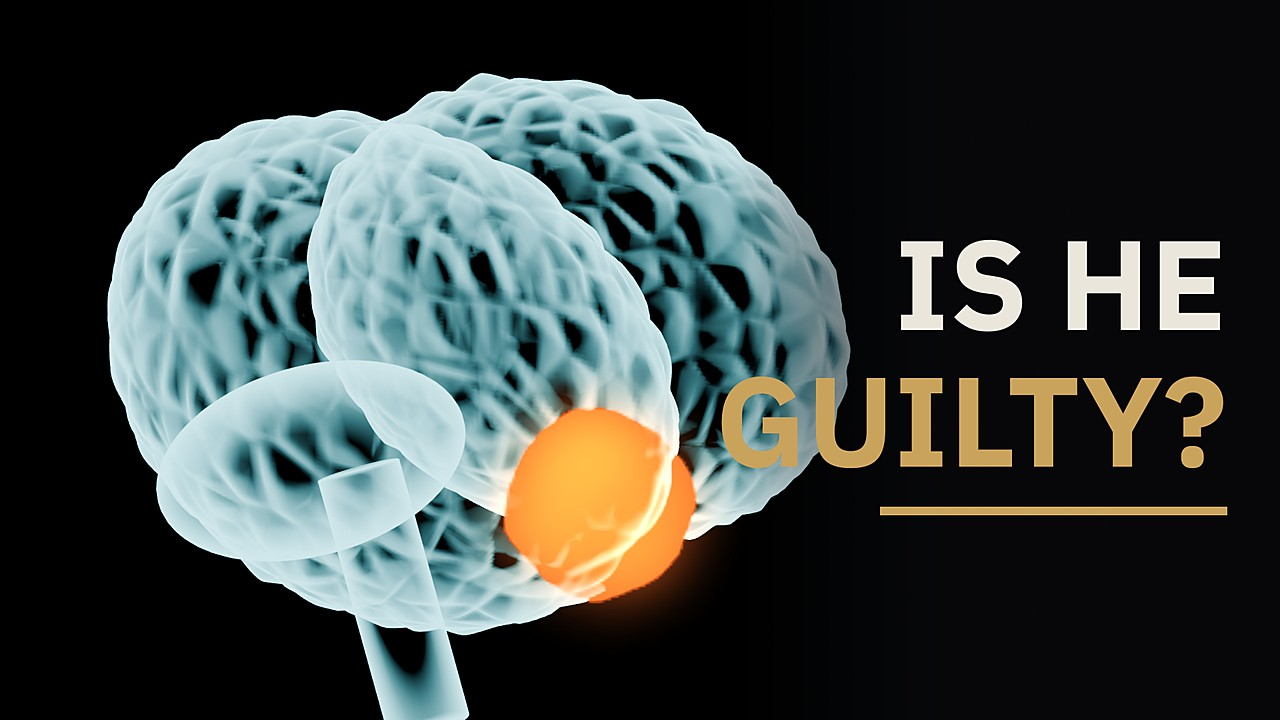
#> input picture open-verdict/deliverables/thumb_a.jpg, 1280 x 720 px, given in place of thumb_cell.png, which was not available
$ python thumbs08.py ../../open-verdict/deliverables/thumb_a.jpg ../../open-verdict/deliverables/thumb_b.jpg
#> lines starting #> are read from the running program, lines starting #| are printed output that depends on the picture; pictures that were not available may be replaced by others from this repository, and a replacement may not be noted
### weight-of-evidence/production/thumbs.py
"""Thumbnails for Case 01 (1280x720 JPEG, under 2 MB).

    python thumbs.py <prod_dir>

Renders a clean 1080p hero still of the glass brain (scenes.py) if it isn't there yet,
then sets the type with Pillow. Writes thumb_a.jpg (brain) and thumb_b.jpg (scale).
"""

import os
import subprocess
import sys

from PIL import Image, ImageDraw, ImageFilter

HERE = os.path.dirname(os.path.abspath(__file__))
sys.path.insert(0, HERE)
import gfx as G  # noqa: E402


def hero(prod, name, scene, args):
    out = os.path.join(prod, "renders", f"{name}.png")
    if not os.path.exists(out):
        tmp = os.path.join(prod, "renders", "tmp")
        py = os.environ.get("WOE_PY", sys.executable)
        subprocess.run([py, os.path.join(HERE, "scenes.py"), scene, tmp, "--res", "1920x1080",
                        "--samples", "32", f"name={name}", *args], check=True, stdout=subprocess.DEVNULL)
        os.replace(os.path.join(tmp, f"{name}_0000.png"), out)
    return Image.open(out).convert("RGB")


# [7 lines left out: function setup, not called in this run]


def thumb(base, lines, out):
    img = base.copy()
    d = ImageDraw.Draw(img, "RGBA")
    for x in range(1100, 1920):  # darken the type area
        a = int(210 * min(1, (x - 1100) / 300))
        d.line([x, 0, x, 1080], fill=(8, 9, 12, a))
    y = 300
    for text, size, col in lines:
        f = G.SANS(size, "Bold")
        w = f.getlength(text)
        d.text((1840 - w, y), text, font=f, fill=col)
        y += int(size * 1.08)
    d.rectangle([1840 - 520, y + 50, 1840, y + 62], fill=G.BRASS)
    img = img.resize((1280, 720), Image.LANCZOS).filter(ImageFilter.UnsharpMask(1.2, 60, 2))
    img.save(out, quality=90)
    return out


# [11 lines left out: function main, not called in this run]


# [2 lines that do not run on import are left out]

### weight-of-evidence/production/thumbs02.py
"""Thumbnails for Case 02 (1280x720 JPEG).

    python thumbs02.py <prod_dir> <case01_prod_dir>

A: the night road from the driver's seat (scenes.py road, view=push) with a detection box in
   the lane, its label flickering VEHICLE? OTHER? BICYCLE?, and IT SAW HER. on the right.
B: the Scale (Case 01's hero render), tipped, with WHO'S GUILTY?
Writes thumb_a.jpg and thumb_b.jpg into <prod_dir>.
"""

import os
import sys

from PIL import Image, ImageDraw, ImageEnhance

HERE = os.path.dirname(os.path.abspath(__file__))
sys.path.insert(0, HERE)
import gfx as G  # noqa: E402
import thumbs as T  # noqa: E402


# [36 lines left out: functions road, thumb_a, thumb_b, not called in this run]


def feathered(img, shift, zoom, edge=160):
    """Like thumbs.setup, but the shrunken render fades into the canvas instead of ending in a seam."""
    canvas = Image.new("RGB", img.size, img.getpixel((4, 4)))
    small = img.resize((int(img.width * zoom), int(img.height * zoom)), Image.LANCZOS)
    w, h = small.size
    import numpy as np
    ramp = lambda n: np.clip(np.arange(n) / edge, 0, 1)
    x = ramp(w)[::-1][None, :]                               # right edge
    y = np.minimum(ramp(h), ramp(h)[::-1])[:, None]          # top and bottom edges
    mask = Image.fromarray((255 * np.minimum(x, y)).astype(np.uint8), "L")  # min, so corners fade too
    canvas.paste(small, (-shift, (canvas.height - h) // 2), mask)
    return canvas


# [4 lines left out: function main, not called in this run]


# [2 lines that do not run on import are left out]

### open-verdict/production/gfx.py
"""Weight of Evidence graphics kit: one look for every motion-graphics shot.

A shot is a function frame(t, dur) -> PIL.Image (1920x1080 RGB). These helpers keep
type, colour, motion and the evidence labels consistent across episodes.

Fonts (OFL, from google/fonts) live in $WOE_FONTS (default: ./fonts):
PlexSans.ttf (variable), PlexSerif*.ttf, PlexMono*.ttf, CourierPrime.ttf.
"""

import math
import os
import random

import numpy as np
from PIL import Image, ImageDraw, ImageFilter, ImageFont

W, H = 1920, 1080
FPS = 24

# Palette: near-black ground, paper cream for documents, brass for evidence, cyan for
# medicine. RED is used only for the verdict line and warnings.
BG = (8, 9, 12)
INK = (234, 230, 220)
DIM = (128, 131, 140)
FAINT = (52, 55, 62)
PAPER = (231, 224, 208)
PAPER_INK = (34, 32, 30)
BRASS = (201, 162, 92)
CYAN = (96, 200, 214)
RED = (214, 84, 64)

LABEL_COLOURS = {"RECORD": BRASS, "INFERENCE": CYAN, "ARGUMENT": (176, 150, 214),
                 "RECONSTRUCTION": DIM}

FONT_DIR = os.environ.get("WOE_FONTS", "fonts")
_fonts = {}


def font(name, size, weight=None):
    key = (name, size, weight)
    if key not in _fonts:
        f = ImageFont.truetype(os.path.join(FONT_DIR, f"{name}.ttf"), size)
        if weight:
            try:
                f.set_variation_by_name(weight)
            except Exception:
                pass
        _fonts[key] = f
    return _fonts[key]


def SANS(size, weight="Regular"):
    return font("PlexSans", size, weight)


def SERIF(size):
    return font("PlexSerif", size)


def SERIF_I(size):
    return font("PlexSerifItalic", size)


def SERIF_B(size):
    return font("PlexSerifSemiBold", size)


def MONO(size, bold=False):
    return font("PlexMonoSemiBold" if bold else "PlexMono", size)


def TYPE(size):
    return font("CourierPrime", size)


# ---------------------------------------------------------------- timing helpers

def clamp(x, a=0.0, b=1.0):
    return max(a, min(b, x))


# [4 lines left out: function ease, not called in this run]


def ease_out(x):
    x = clamp(x)
    return 1 - (1 - x) ** 3


def ramp(t, start, length):
    """0 before start, eased to 1 over length seconds."""
    return ease((t - start) / length) if length > 0 else float(t >= start)


# [5 lines left out: function fade, not called in this run]


# ---------------------------------------------------------------- surfaces

_grain_cache = []


# [13 lines left out: functions _grain_frames, _vignette, not called in this run]


_VIG = None


# [12 lines left out: function finish, not called in this run]


def canvas(colour=BG):
    return Image.new("RGB", (W, H), colour)


# [46 lines left out: functions paste_alpha, text_layer, wrap, not called in this run]


def centered(base, layer, cy, alpha=1.0, dx=0):
    return paste_alpha(base, layer, ((W - layer.width) // 2 + dx, cy - layer.height // 2), alpha)


# ---------------------------------------------------------------- the evidence labels

# [44 lines left out: functions stamp, recon_tag, evidence_card, not called in this run]


def clamp_c(v):
    return max(0, min(255, v))


# [276 lines left out: functions darken, drop_shadow, card_shot, document, document_shot, title_shot and 7 more, not called in this run]

### weight-of-evidence/production/thumbs08.py
"""Thumbnails for Case 08 (1280x720 JPEG).

    python thumbs08.py <prod_dir> <case01_prod_dir>

A: the empty cell (scenes.py cell, push view, sun through the high window), pushed left, with
   1,110 DAYS / NO TRIAL on the right. No photograph of Kalief Browder, nothing from the 2015
   surveillance videos, no reference to his death (research §J).
B: the Scale (Case 01's hero render), tipped, with NEVER / TRIED.
Writes thumb_a.jpg and thumb_b.jpg into <prod_dir>.
"""

import os
import sys

from PIL import Image, ImageEnhance

HERE = os.path.dirname(os.path.abspath(__file__))
sys.path.insert(0, HERE)
import gfx as G  # noqa: E402
import thumbs as T  # noqa: E402
import thumbs02 as T2  # noqa: E402


def thumb_a(prod):
    cell = T.hero(prod, "thumb_cell", "cell", ["view=push"])
#> in hero, returned value is the input picture: PIL image 1280x720 RGB; mean R, G, B 60.5, 68.4, 65.7
    cell = ImageEnhance.Contrast(ImageEnhance.Brightness(cell).enhance(1.9)).enhance(1.15)  # reads at 120 px
    return T.thumb(T2.feathered(cell, 80, 0.85, edge=320), [("1,110 DAYS", 140, G.INK), ("NO TRIAL", 150, G.BRASS)],
                   os.path.join(prod, "thumb_a.jpg"))


def thumb_b(prod, prod1):
    scale = Image.open(os.path.join(prod1, "renders", "thumb_scale.png")).convert("RGB")
    return T.thumb(T2.feathered(scale, 120, 0.7), [("NEVER", 150, G.INK), ("TRIED", 150, G.BRASS)],
                   os.path.join(prod, "thumb_b.jpg"))


def main(prod, prod1):
    G.FONT_DIR = os.environ.get("WOE_FONTS", os.path.join(prod, "fonts"))
    os.makedirs(os.path.join(prod, "renders"), exist_ok=True)
    print(thumb_a(prod))
#> in thumb_a, `cell = ImageEnhance.Contrast(ImageEnhance.Brightness(cell).enhance(1.9..`:
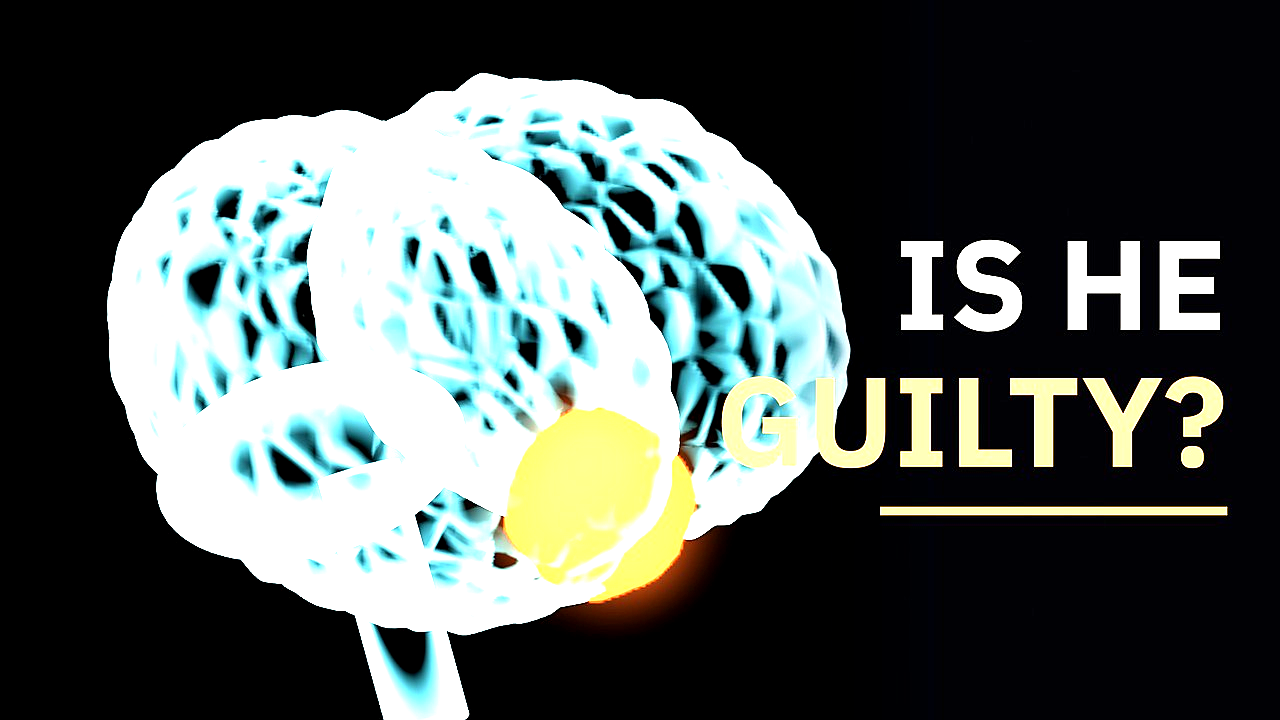
#> cell: PIL image 1280x720 RGB; mean R, G, B 84, 91.7, 88.4
#> in feathered, `canvas = Image.new("RGB", img.size, img.getpixel((4, 4)))`: canvas: PIL image 1280x720 RGB; every value is 0
#> in feathered, `canvas.paste(small, (-shift, (canvas.height - h) // 2), mask)`:
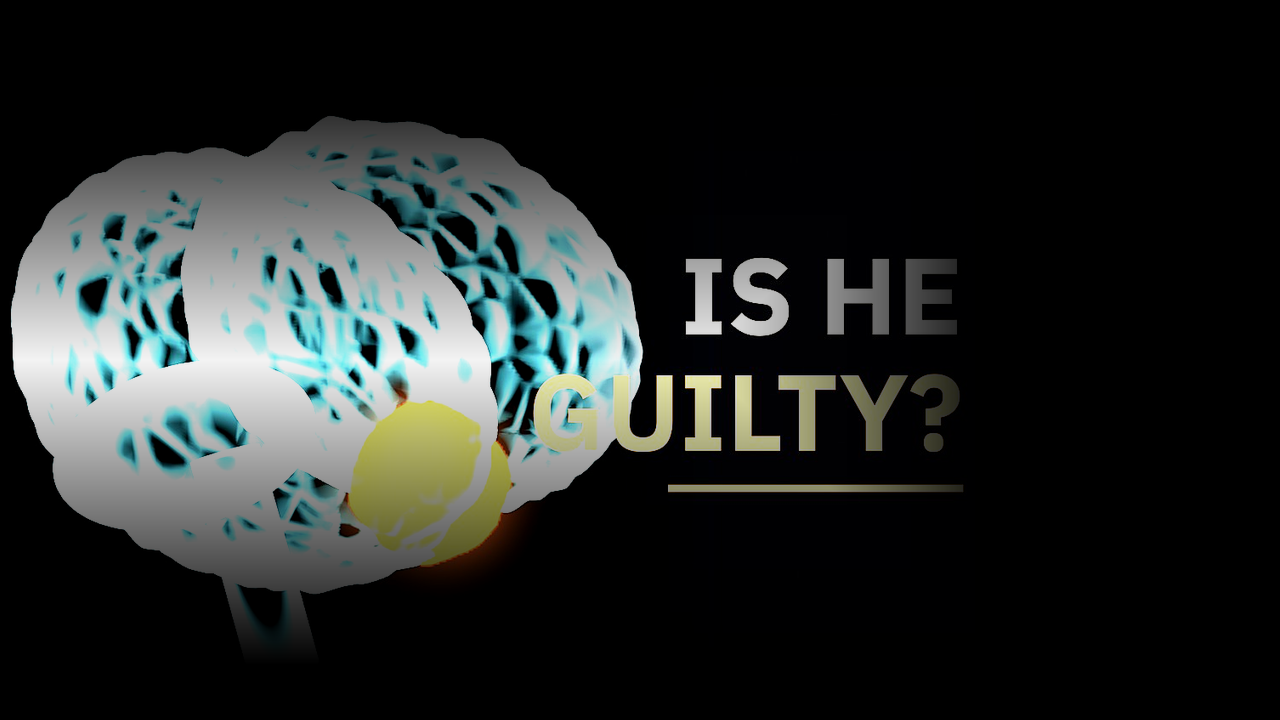
#> canvas: PIL image 1280x720 RGB; mean R, G, B 36.9, 40.9, 39.3
#> the loop in thumb, `for text, size, col in lines:` made 2 passes
#> (text, size, col, w, y) on passes 1 to 2: ('1,110 DAYS', 140, (234, 230, 220), 809.9, 451), ('NO TRIAL', 150, (201, 162, 92), 704.2, 613)
#> after the loop in thumb, `for text, size, col in lines:`: y = 613
    print(thumb_b(prod, prod1))
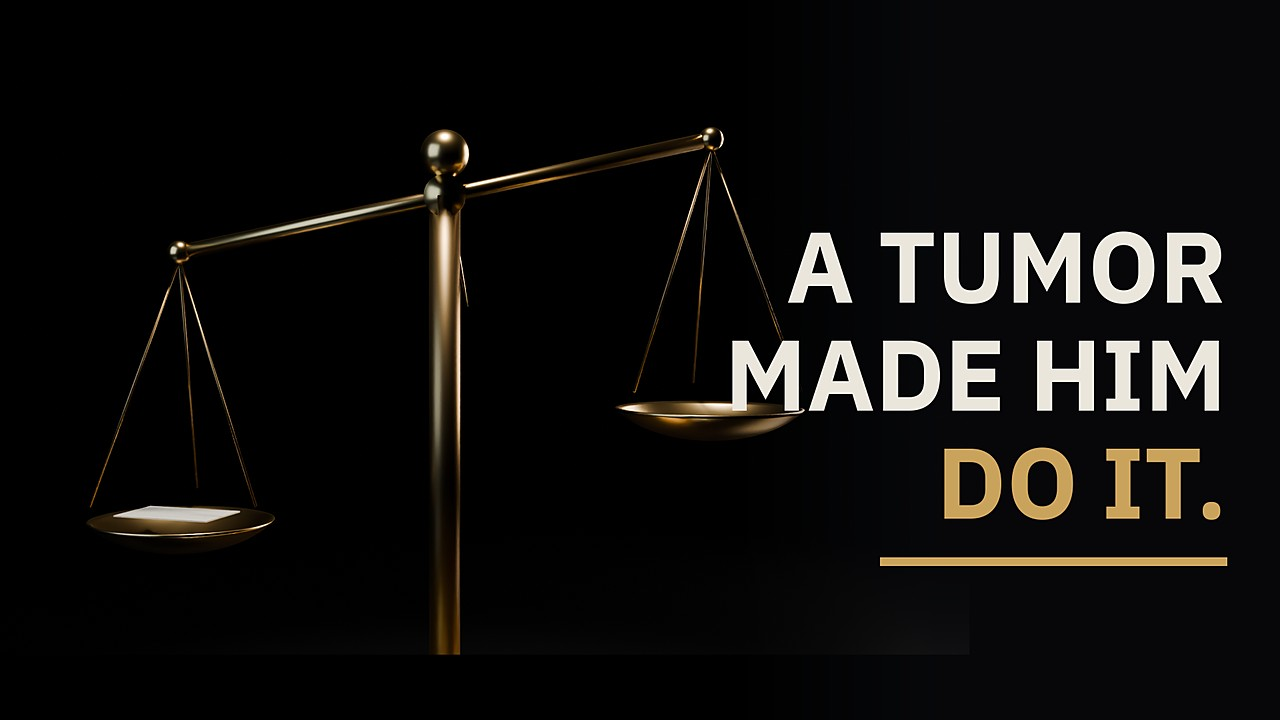
#> input picture open-verdict/deliverables/thumb_b.jpg, 1280 x 720 px, given in place of thumb_scale.png, which was not available
#> in thumb_b, scale is the input picture: PIL image 1280x720 RGB; mean R, G, B 16.3, 15.1, 13.7
#> call 2 of feathered, with shift = 120, zoom = 0.7, edge = 160
#> in feathered (call 2), `mask = Image.fromarray((255 * np.minimum(x, y)).astype(np.uint8), "L")`:
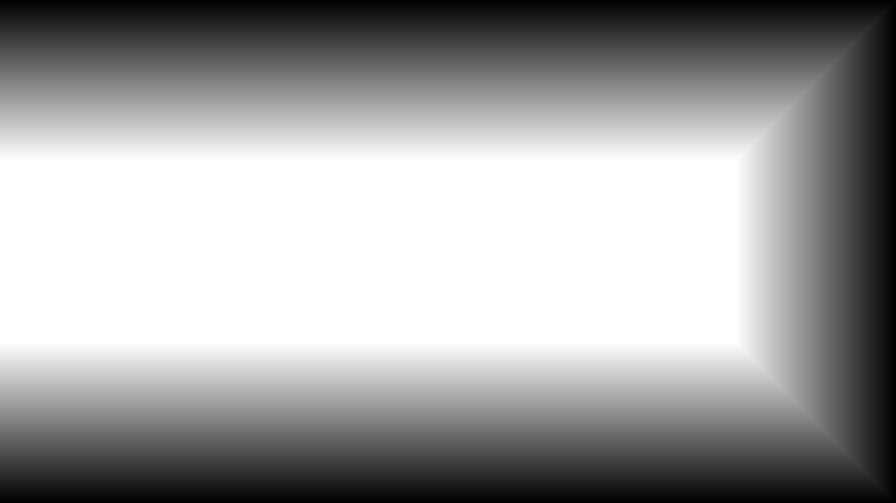
#> mask: PIL image 896x503 L; min 0, max 255, mean 159.9
#> in feathered (call 2), `canvas.paste(small, (-shift, (canvas.height - h) // 2), mask)`:
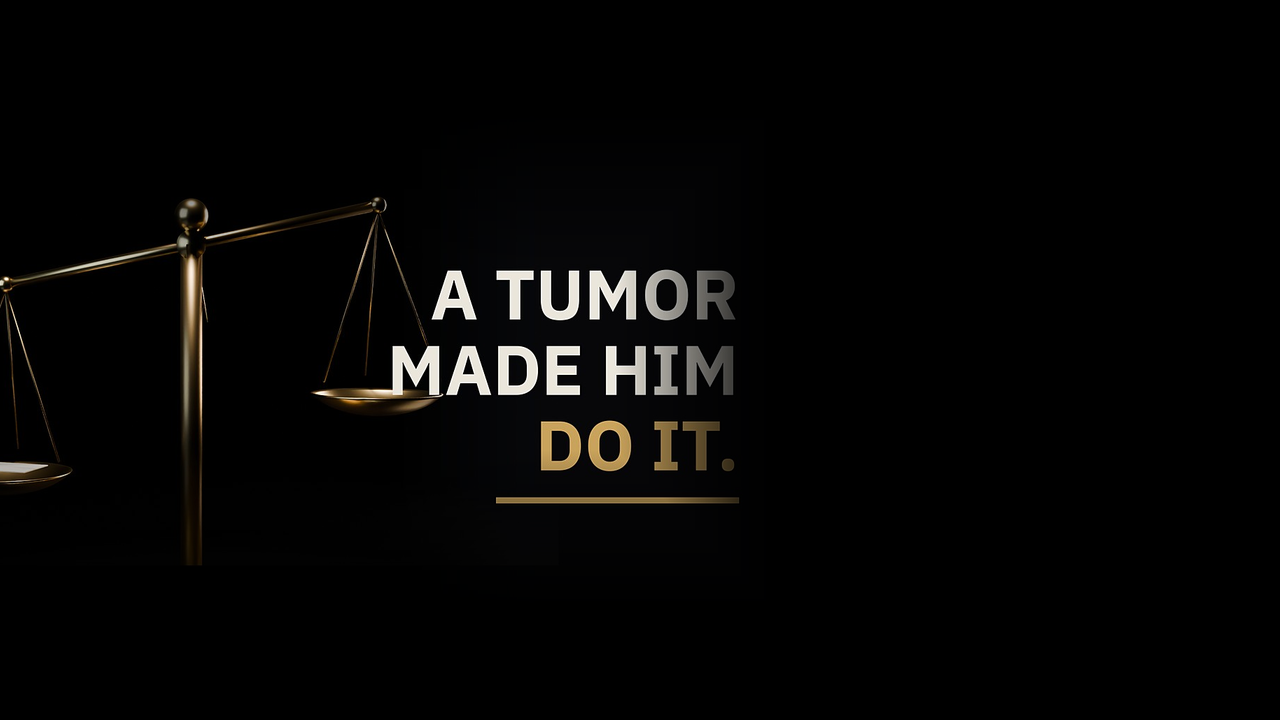
#> canvas: PIL image 1280x720 RGB; mean R, G, B 6.2, 5.7, 5.1
#> the loop in thumb (call 2), `for text, size, col in lines:` made 2 passes
#> (text, size, col, w, y) on passes 1 to 2: ('NEVER', 150, (234, 230, 220), 508.6, 462), ('TRIED', 150, (201, 162, 92), 450.4, 624)


if __name__ == "__main__":
    main(sys.argv[1], sys.argv[2])
